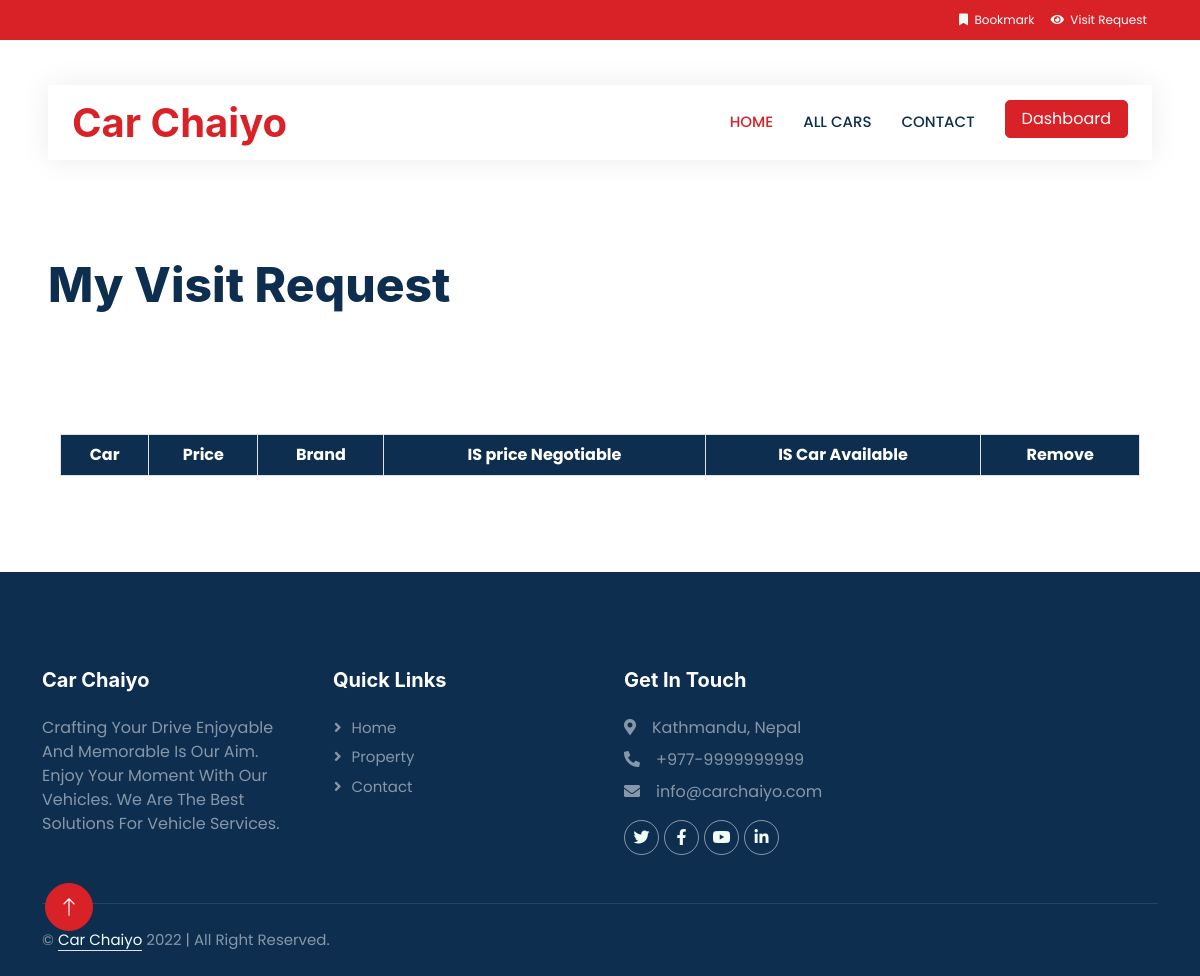
Page /myvisitreq/ (signed in) on the earlier database version.
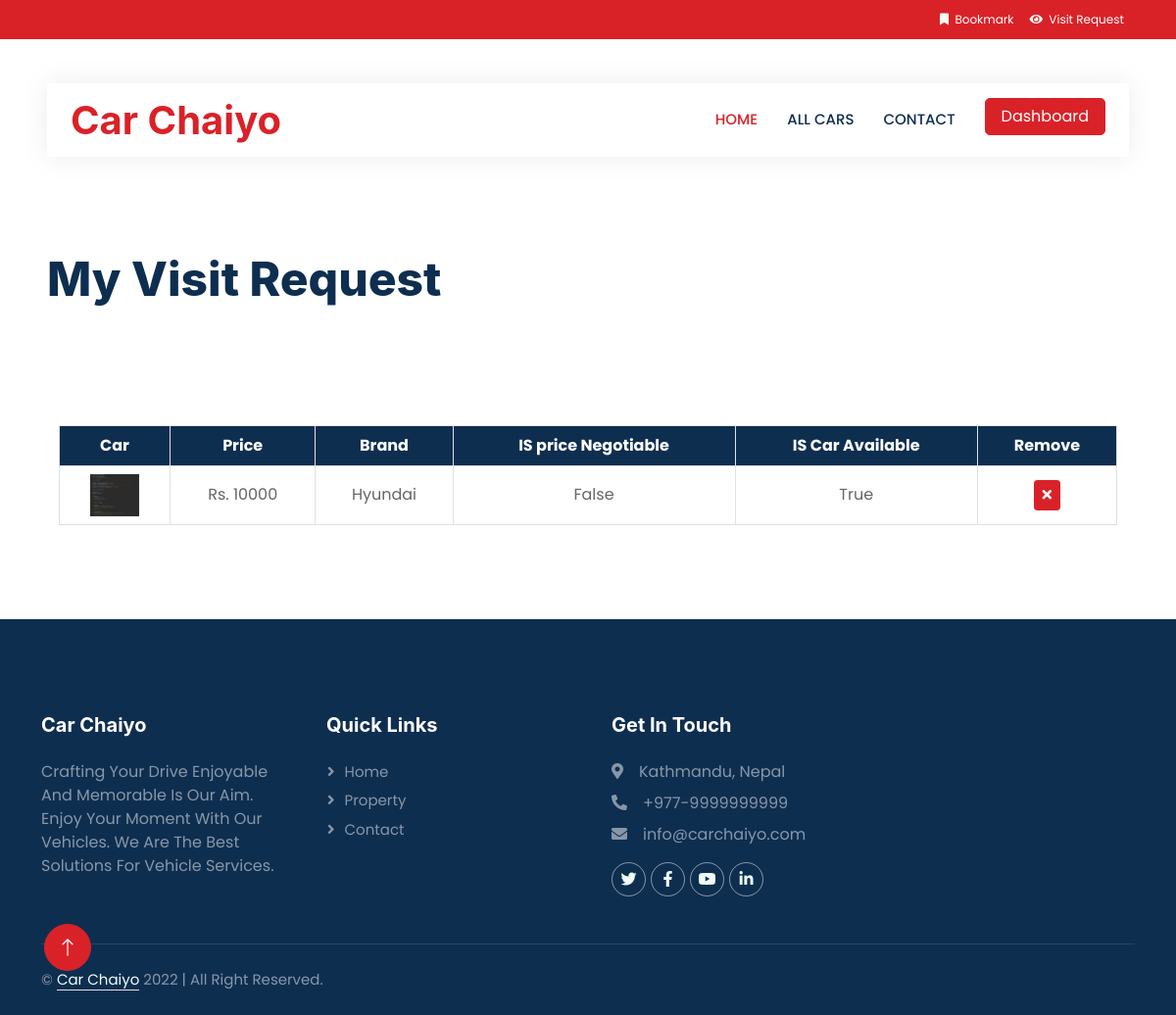
Same page on the later database version.
### cars/models.py (models this page shows, shortened)
class CarWatchlist(models.Model):
    user = models.ForeignKey(MyUser, on_delete=models.PROTECT)
    car = models.ForeignKey(Car, on_delete=models.PROTECT)
    is_cart_visit = models.BooleanField(default=False)
    class Meta:
        unique_together = ['user', 'car']

class Car(models.Model):
    user = models.ForeignKey(MyUser, on_delete=models.PROTECT)
    name = models.CharField(max_length=200)
    photo = models.ImageField(upload_to='cars_image')
    photo2 = models.ImageField(upload_to='cars_image', null=True, blank=True)
    photo3 = models.ImageField(upload_to='cars_image', null=True, blank=True)
    photo4 = models.ImageField(upload_to='cars_image', null=True, blank=True)
    desc = RichTextField()
    brand = models.ForeignKey(CarBrand, on_delete=models.PROTECT)
    body_type = models.ForeignKey(CarBody, on_delete=models.PROTECT)
    fuel_type = models.ForeignKey(FuelType, models.PROTECT)
    transmission = models.ForeignKey(Transmission, on_delete=models.PROTECT)
    price = models.PositiveIntegerField()
    interior_color = models.CharField(max_length=100)
    engine_name = models.CharField(max_length=100)
    mileage = models.PositiveIntegerField()
    km_driven = models.PositiveIntegerField()
    added_date = models.DateTimeField(auto_now=True)
    car_number = models.CharField(max_length=30)
    total_click = models.IntegerField(default=0, blank=True, null=True)
    is_blocked = models.BooleanField(default=False)
    is_available = models.BooleanField(default=True)
    is_price_negotiable = models.BooleanField(default=False)
    is_approved = models.BooleanField(default=False)

class CarBrand(models.Model):
    brand = models.CharField(max_length=50)
    def __str__(self):
        return self.brand

### decorator.py (the view, shortened to what this page needs)
        def wrap(request, *args, **kwargs):
            if request.user.is_authenticated:
                if request.user.is_admin:
                    return view_function(request, *args, **kwargs)
            else:
                return redirect('accounts:login')

### decorator.py (called while the page is built, shortened)
def is_admin_or_user():
    def decorator(view_function):
        def wrap(request, *args, **kwargs):
            if request.user.is_authenticated:
                if request.user.is_admin:
                    return view_function(request, *args, **kwargs)
            else:
                return redirect('accounts:login')
        return wrap
    return decorator

### home/views.py (called while the page is built)
@is_admin_or_user()
def my_visit_req(request):
    context = {'bookmarks': CarWatchlist.objects.filter(user=request.user).filter(is_cart_visit=True)}
    return render(request, 'home/car_visit_req.html', context)

### home/templates/home/car_visit_req.html (shortened to what this page needs)
{% extends 'home/base.html' %}
{% load static %}
{% block body %}
    <div class="container-fluid header mt-0 bg-white p-0">
        <div class="row g-0 align-items-center flex-column-reverse flex-md-row">
            <div class="col-md-12 p-5 mt-lg-5">
                <h1 class="display-5 animated fadeIn mb-4">My Visit Request</h1>
            </div>
        </div>
    </div>
    <div class="container-fluid pt-5">
        <div class="row px-xl-5">
            <div class="col-lg-12 table-responsive mb-5">
                <table class="table table-bordered text-center mb-0">
                    <thead class="bg-dark text-white">
                    <tr>
                        <th>Car</th>
                        <th>Price</th>
                        <th>Brand</th>
                        <th>IS price Negotiable</th>
                        <th>IS Car Available</th>
                        <th>Remove</th>
                    </tr>
                    </thead>
                    <tbody class="align-middle">
                    {% for bookmark in bookmarks %}
                        <tr>
                            <td class="align-middle"><img src="{{ bookmark.car.photo.url }}" alt="" style="width: 50px;">
                            </td>
                            <td class="align-middle">Rs. {{ bookmark.car.price }}</td>
                            <td class="align-middle">{{ bookmark.car.brand }}</td>
                            <td class="align-middle">{{ bookmark.car.is_price_negotiable }}</td>
                            <td class="align-middle">{{ bookmark.car.is_available }}</td>
                            <td class="align-middle">
                                <form method="post" action="{% url 'home:remove_watchlist' %}">
                                    <button class="btn btn-sm btn-primary"><i
                                        class="fa fa-times"></i></button>
                                </form>
                            </td>
                        </tr>
                    {% endfor %}
                    </tbody>
                </table>
            </div>
        </div>
    </div>
{% endblock %}

Differences in the rows shown:
added CarWatchlist: car.photo (picture), car.price "10000", car.brand "Hyundai", car.is_price_negotiable "False", car.is_available "True"
